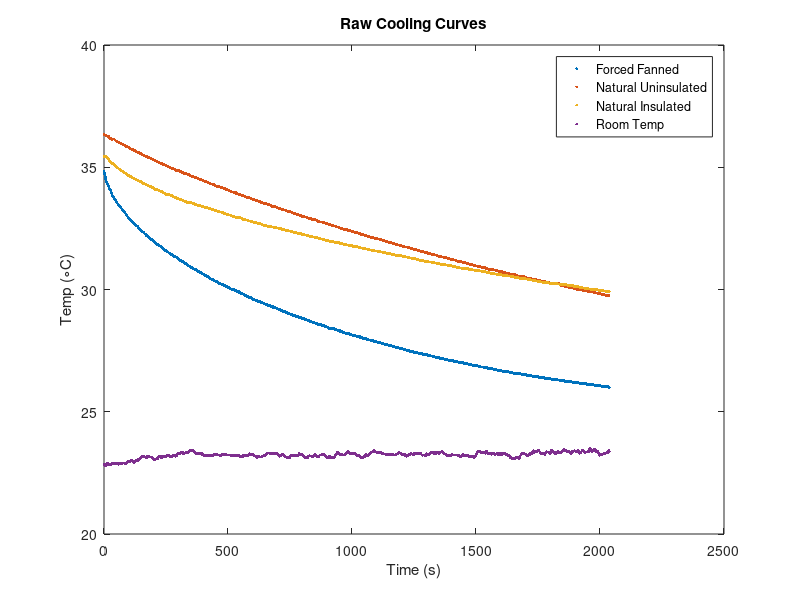
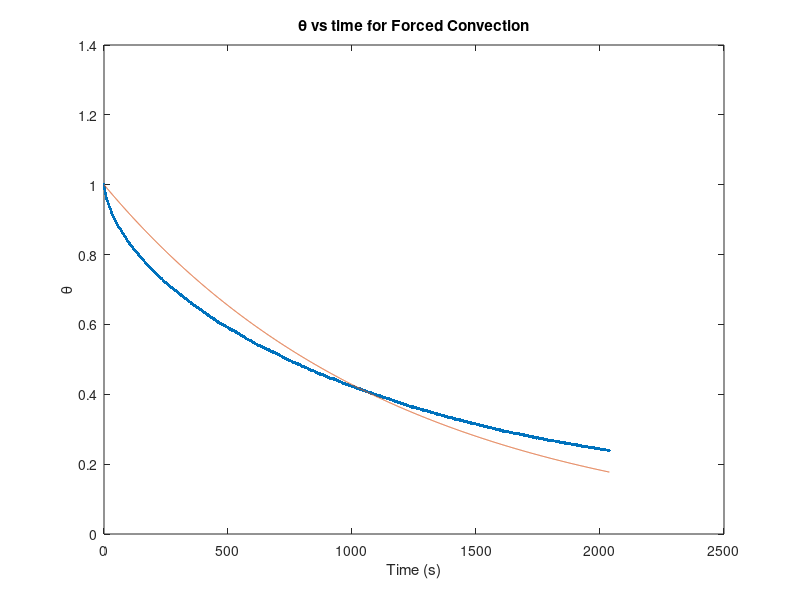
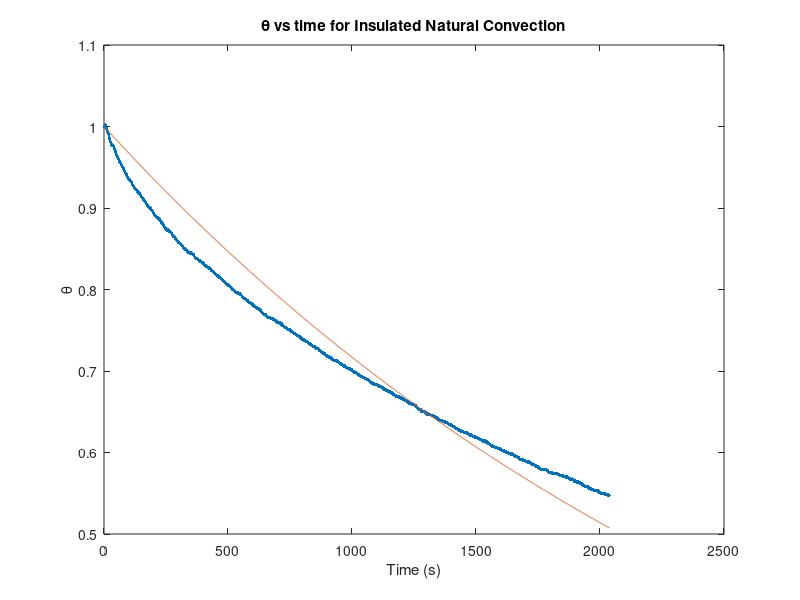
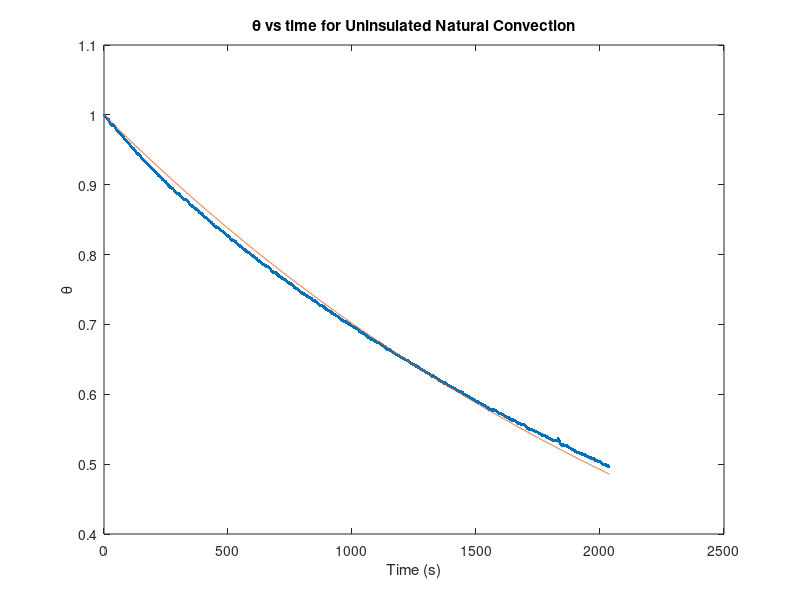

Recreate these plots in MATLAB, in order.
function Lab2()
clc
load('Data.mat')

%%% Initial Temps
Ti_FF = 34.85;
Ti_NI = 35.44;
Ti_NU = 36.34;

%%% Room temp
Tinf = 23.23;

%%% Parameters of air @300K
Pr_air = .707;
v_air = 15.89 *10^-6; % m^2/s
cp_air = 1007; %J/Kg*K
k_air = 26.23 *10^-3; %W/m*K

%%% Cup of water geometry
D = .074; %m
r = .037; %m
L = .085; %m
thickness = .0003; %m
As = pi*D*L; %m^2
As_top = pi/4 * D^2; %m^2



%%% Theta values for the three cases
theta_FF = (forced_fanned-Tinf)./(Ti_FF-Tinf);
theta_NI = (nat_insulated-Tinf)./(Ti_NI-Tinf);
theta_NU = (nat_uninsulated-Tinf)./(Ti_NU-Tinf);
ln_theta_FF = log((forced_fanned-Tinf)./(Ti_FF-Tinf));
ln_theta_NI = log((nat_insulated-Tinf)./(Ti_NI-Tinf));
ln_theta_NU = log((nat_uninsulated-Tinf)./(Ti_NU-Tinf));


%%% Plot of raw temp data
figure('Name','Raw Data')
plot(time,forced_fanned,'.',time,nat_uninsulated,'.',time,nat_insulated,'.',time,room_temp,'.')
xlabel('Time (s)')
ylabel('Temp (\circC)')
title('Raw Cooling Curves')
legend('Forced Fanned','Natural Uninsulated','Natural Insulated','Room Temp')


%%% Forced fan Calcs
Print_Header('Forced Fan')
h_LCM_FF = LCM_Fit(Ti_FF,theta_FF,time);
fprintf('h_LCM = %.2f\n',h_LCM_FF)
figure('Name','Forced Fan LCM');
plot(time,theta_FF,'.',time,LCM_Temps(Ti_FF,time,h_LCM_FF));
xlabel('Time (s)')
ylabel('\theta')
title('\theta vs time for Forced Convection')

[Re,V] = Forced_Convection_Calcs(Ti_FF,Tinf,Pr_air,v_air,k_air,D,h_LCM_FF);
fprintf('Re = %.3f\nV = %.3f\n',Re,V)


%%% Natural Insulated calcs
Print_Header('Natural Insulated')
h_LCM_NI = LCM_Fit(Ti_NI,theta_NI,time);
fprintf('h_LCM = %.2f\n',h_LCM_NI)
figure('Name','Natural Insulated LCM');
plot(time,theta_NI,'.',time,LCM_Temps(Ti_NI,time,h_LCM_NI));
xlabel('Time (s)')
ylabel('\theta')
title('\theta vs time for Insulated Natural Convection')

[beta_NI,Gr_NI,Ra_NI,Nu_condit_NI,Nu_NI,h_NI] = Natural_Convection_Values_Cylinder(Ti_NI,Tinf,Pr_air,v_air,k_air,D);
fprintf('Beta = %.3f\nGr = %.3e\nRa = %.3e\nD>Nu_condit = %d\n',beta_NI,Gr_NI,Ra_NI,D>=Nu_condit_NI)
fprintf('Nu = %.3f\nh_nat = %.3f\n',Nu_NI,h_NI)

h_NI_ave = (h_LCM_NI + h_NI)/2;
q_NI = h_NI_ave*As*(Ti_NI-Tinf);
fprintf('q = %.3f\n',q_NI)

%%% Natural Un-Insulated calcs
Print_Header('Natural Un-Insulated')
h_LCM_NU = LCM_Fit(Ti_NU,theta_NU,time);
fprintf('h_LCM = %.2f\n',h_LCM_NU)
figure('Name','Natural Un-Insulated LCM');
plot(time,theta_NU,'.',time,LCM_Temps(Ti_NU,time,h_LCM_NU));
xlabel('Time (s)')
ylabel('\theta')
title('\theta vs time for Uninsulated Natural Convection')

[beta_NU,Gr_NU,Ra_NU,Nu_condit_NU,Nu_NU,h_NU] = Natural_Convection_Values_Cylinder(Ti_NU,Tinf,Pr_air,v_air,k_air,D);
fprintf('Beta = %.3f\nGr = %.3e\nRa = %.3e\nD>Nu_condit = %d\n',beta_NU,Gr_NU,Ra_NU,D>=Nu_condit_NU)
fprintf('Nu = %.3f\nh_nat = %.3f\n',Nu_NU,h_NU)

[beta_NU_top,Gr_NU_top,Ra_NU_top,Nu_NU_top,h_NU_top] = ...
    Natural_Convection_Values_TopSurface(Ti_NU,Tinf,Pr_air,v_air,k_air,D);
fprintf('\nBeta_top = %.3f\nGr_top = %.3e\nRa_top = %.3e\n',beta_NU_top,Gr_NU_top,Ra_NU_top)
fprintf('Nu_top = %.3f\nh_nat_top = %.3f\n',Nu_NU_top,h_NU_top)

h_NU_ave = (h_LCM_NU + h_NU)/2;
h_NU_top_ave = (h_LCM_NU + h_NU_top)/2;
q_NU = h_NU_ave*As*(Ti_NI-Tinf) + h_NU_top_ave*As_top*(Ti_NI-Tinf);
fprintf('q = %.3f\n',q_NU)
end


function Print_Header(label)
fprintf('\n***********************************************************************************\n')
fprintf('%s\n',label)
fprintf('***********************************************************************************\n')
end

function theta = LCM_Temps(Ti,t,h)
Tinf = 23.23; % deg C
rho_water = 993.05; % kg/m^3
cp_water = 4178; % J/kg*K
V = 3.656 * 10^-4; % m^3
A = .0198; % m^2

theta = exp((-h.*A.*t)./(rho_water.*cp_water.*V));
end

function h_out = LCM_Fit(Ti,theta,time)
mse_T = [];
h = [];
for i = 1:.05:100
    T = LCM_Temps(Ti,time,i);
    mse = immse(theta,T);
    mse_T(end+1) = mse;
    h(end+1) = i;
end
h_out = h(find(mse_T == min(mse_T)));
end

function [beta,Gr,Ra,Nu_condition,Nu,h] = Natural_Convection_Values_Cylinder(Ti,Tinf,Pr,v_air,k_air,D)
g = 9.8; %m/s
L = .085; %m


Tfilm = (Ti+Tinf)/2;

beta = 1/Tfilm;

Gr = (g*beta*(Ti-Tinf)*L^3) / (v_air^2);

Ra = Gr * Pr;

Nu_condition = (35 * L) / (Gr^.25);

Nu = .59 * Ra^.25;

h = (k_air/D) * Nu;
end

function [beta,Gr,Ra,Nu,h] = Natural_Convection_Values_TopSurface(Ti,Tinf,Pr,v_air,k_air,D)
g = 9.8; %m/s
As = pi/4 * D^2;
P = pi * D;
L = As/P; %m

Tfilm = (Ti+Tinf)/2;

beta = 1/Tfilm;

Gr = (g*beta*(Ti-Tinf)*L^3) / (v_air^2);

Ra = Gr * Pr;

Nu = .54 * Ra^.25;

h = (k_air/D) * Nu;
end

function [Re,V] = Forced_Convection_Calcs(Ti,Tinf,Pr,v_air,k_air,D,h)
C = .193;
m = .618;

Nu = h*D/k_air;

Re = nthroot(Nu/(C*Pr^(1/3)),m);

V = (v_air/D) * Re;

end

























































